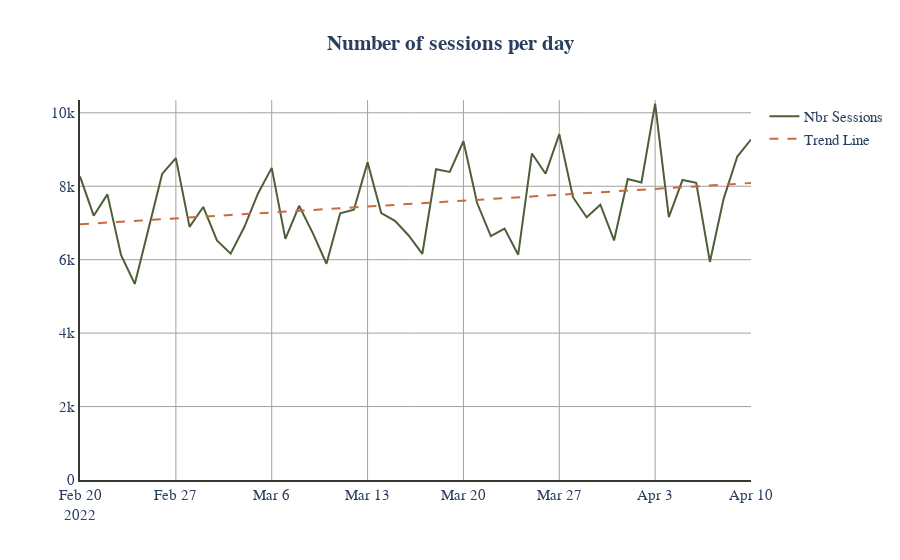

Source (notebook cell):
### Markdown cell above
## Taking a look at our generated number of sessions over time

### Code cell
sdf = df[-50:].copy()
beta = calc_beta(sdf.nbr_sessions)
fig = go.Figure([
    go.Scatter(x=sdf.date, y=sdf.nbr_sessions, line={'color': dgreen}, name='Nbr Sessions'),
    go.Scatter(
        x=sdf.date, y=[beta[0] + beta[1] * x for x in range(len(sdf))], name='Trend Line',
        line={'color': orange, 'dash': 'dash'}
    )
])
fig.update_yaxes(range=[0, sdf.nbr_sessions.max() + 100])
fig.update_layout(title='<b>Number of sessions per day</b>')
fig = clean_fig(fig)
gridcolor = 'rgba(165,160,155,10)'
fig.update_xaxes(showline=True, linewidth=2, linecolor=black, gridcolor=gridcolor)
fig.update_yaxes(showline=True, linewidth=2, linecolor=black, gridcolor=gridcolor)
write_image(fig, 'nbr_sessions_per_day')
fig.show()
